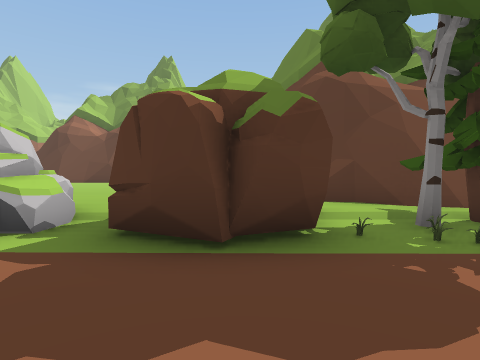
[1] (above)

21 first-person views from a walk through a scene from a Unity 3-D project. The camera is 1.3 m above the floor, tilts 2° down and sees 80° across. The floor is counted in squares, 2 m on a side. Each view is taken from the middle of a square. On the plan, view 1 faces up. The plan holds only what a view shows up to about 9 squares ahead; the rest is blank. The place goes on beyond the plan. The player is left out. Some animated figures are not drawn. Some surface patterns are stand-ins.

[2]
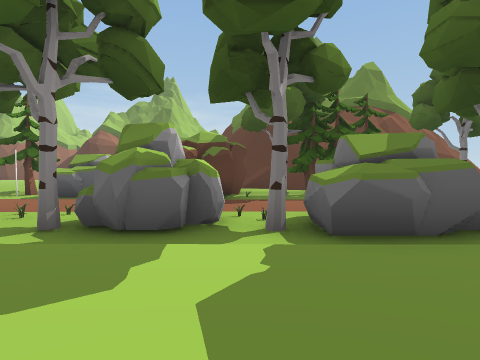

[3]
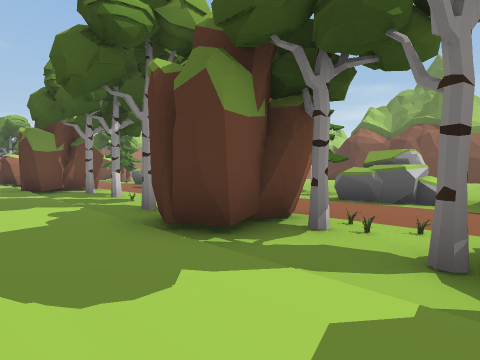

[4]
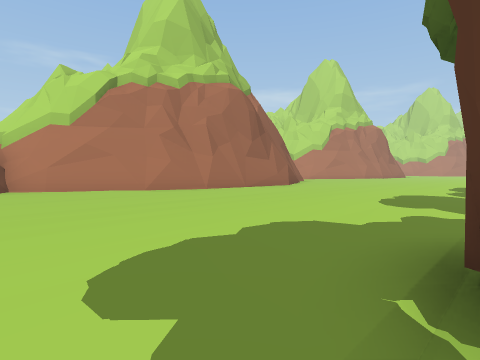

[5]
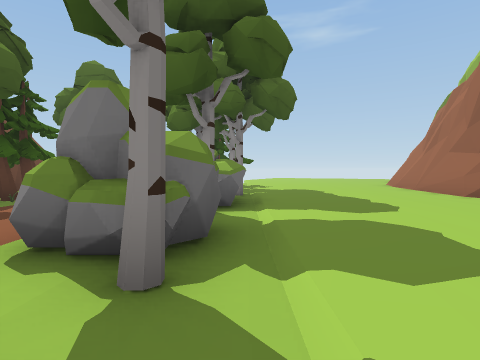

[6]
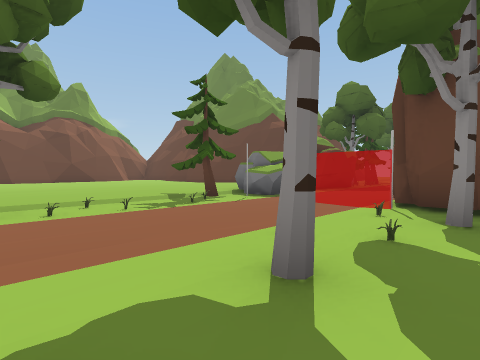

[7]
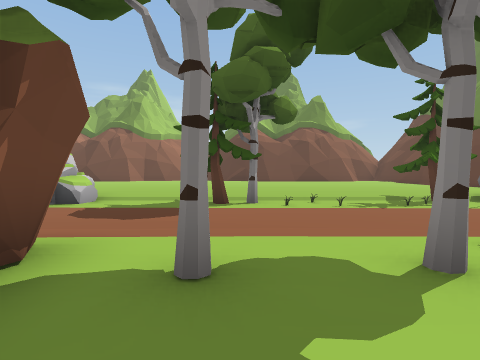

[8]
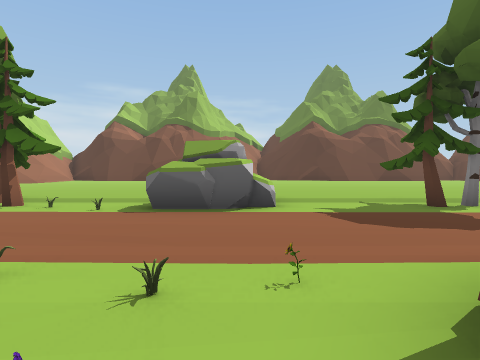

[9]
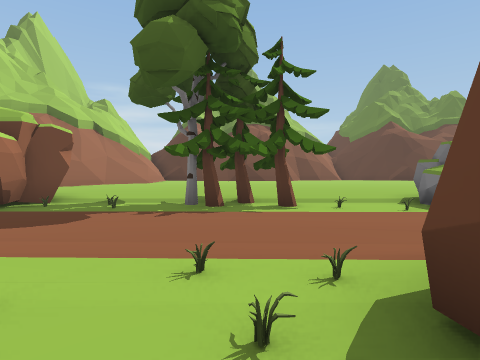

[10]
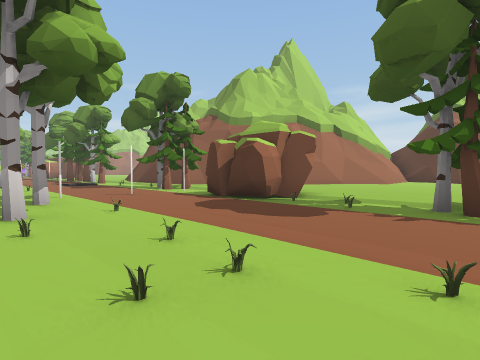

[11]
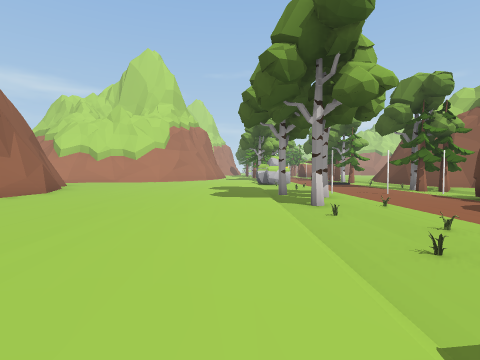

[12]
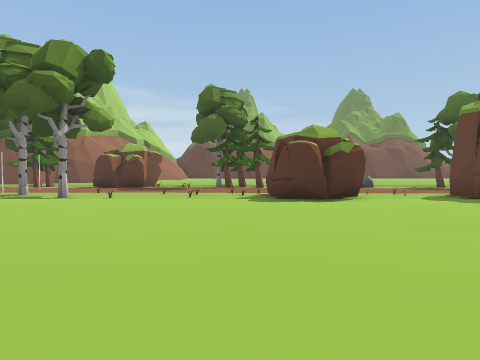

[13]
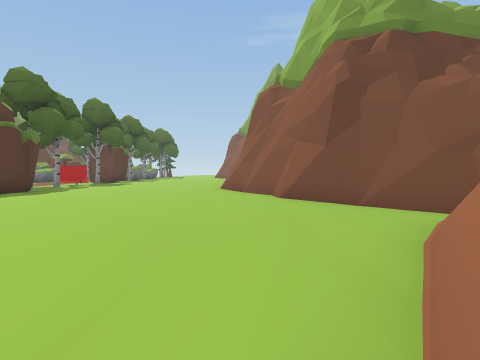

[14]
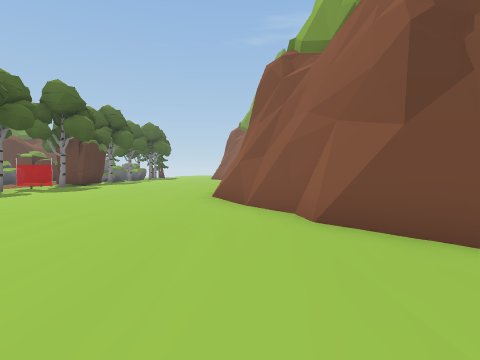

[15]
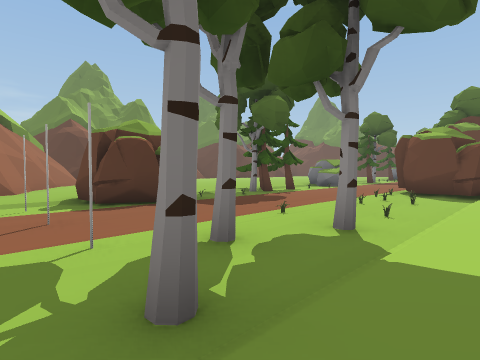

[16]
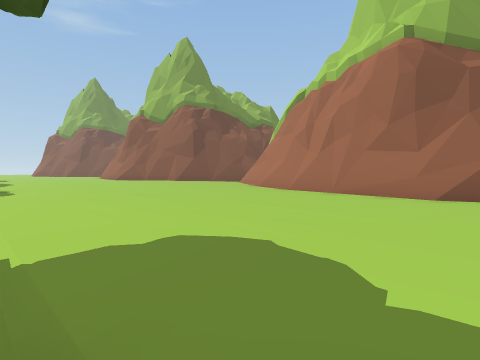

[17]
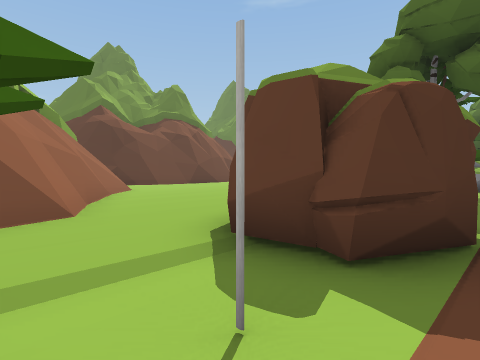

[18]
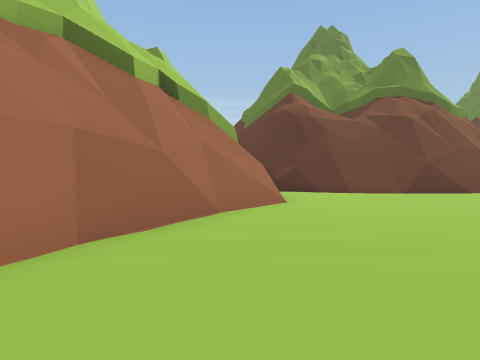

[19]
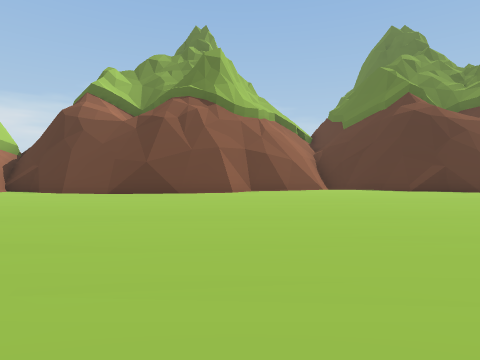

[20]
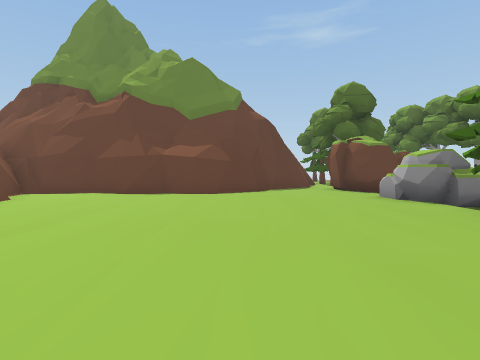

[21]
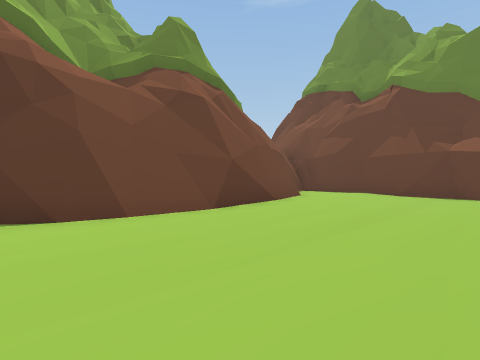

### Floor plan
Key: @ floor where view 1 was taken; # wall or solid block; . main floor; - floor 0.25 m lower than the main floor; / step, stairs or slope; = window, fence, low wall or low ledge; ^ raised ledge; R rock; T tree; C white cylinder; O other object.
Columns run from 27 left of view 1 to 6 right of it. Each row starts with its distance up from view 1.
 14    #####  ###...#####  ####
 13    ==.#####........#####..#
 12   ^==....................##
 11  #==--...................##
 10  ###............ .........#
  9  ##............. .........#
  8  ##............  .........#
  7 ##.........................
  6 #..........................  ##
  5 .--........................ ..####
  4 T-OOO--TT///RR//T////TTRR/OOOOTTT
  3 TCOOOOOT-TOORR---TOOOOORR-OOOTTT
  2 -----------------------------O
  1 -C-------------------- -------
  0 -C--O---OO--OO--------COOO-@O-
 -1 --TT--OOOOOO-OOO-TT-OTTOTOTRTRRRT
 -2 -T---O---OOO--OO-------O----ORRT-T
 -3 ---.-.............................
 -4 ..................................
 -5 ---....................... .......
 -6 ------....................  ......
 -7 ..........................    ###.
 -8 .........................       ##
 -9 ######.........##  ##....
-10      ###.....###    ###..
-11        ##...##        ##.
-12           .##          ##
-13           ##

Where each view was taken, in squares from view 1:
view 1: 0 up, 0 right, facing up
view 2: 5 down, 1 right, facing up
view 3: 4 down, 1 left, facing up-left
view 4: 2 down, 2 left, facing down-left
view 5: 2 down, 3 left, facing right
view 6: 2 down, 10 left, facing up-right
view 7: 3 down, 10 left, facing up
view 8: 2 down, 14 left, facing up
view 9: 2 down, 19 left, facing up
view 10: 2 down, 19 left, facing up-left
view 11: 3 down, 18 left, facing left
view 12: 9 down, 19 left, facing up
view 13: 9 down, 21 left, facing right
view 14: 9 down, 18 left, facing right
view 15: 3 down, 27 left, facing up-right
view 16: 2 down, 27 left, facing down-right
view 17: 2 up, 27 left, facing up-right
view 18: 5 up, 24 left, facing up
view 19: 5 up, 16 left, facing up
view 20: 8 up, 10 left, facing right
view 21: 9 up, 10 left, facing up-right
